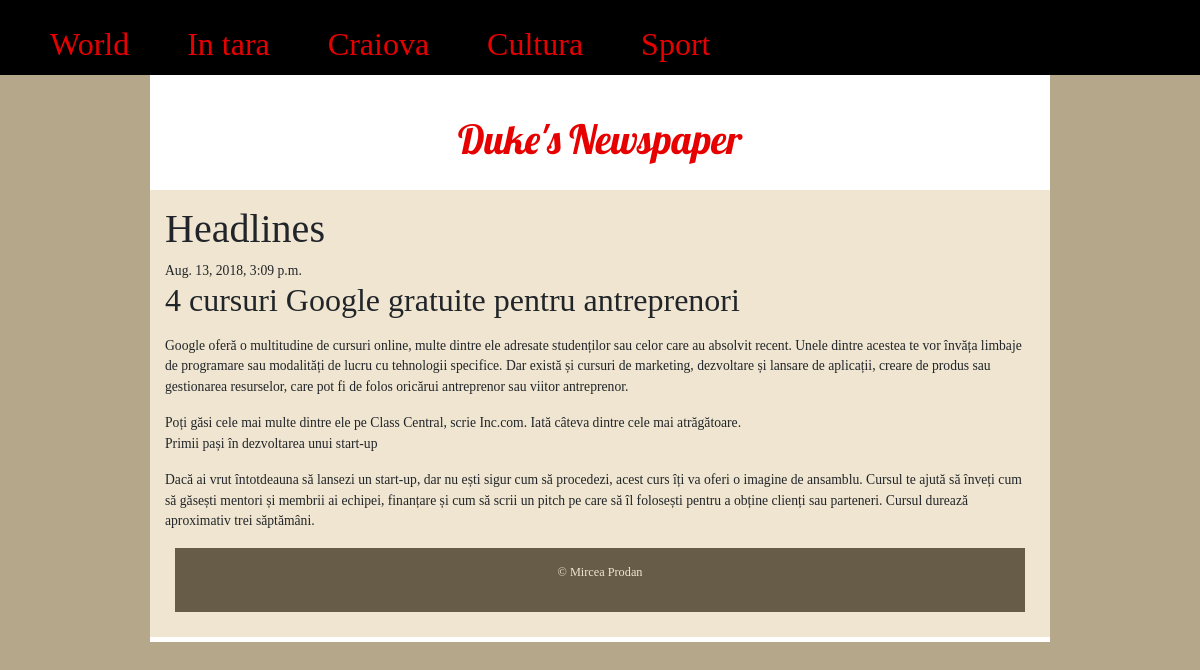
The app's page /post/2/ with its own data.
### news/models.py (models this page shows, shortened)
class Post(models.Model):
	author = models.ForeignKey('auth.User', on_delete=models.CASCADE)
	title = models.CharField(max_length=200)
	text = models.TextField()
	created_date= models.DateTimeField(default=timezone.now)
	published_date = models.DateTimeField(blank=True, null=True)

### news/views.py (the view)
# urls.py: path('post/<int:pk>/', views.post_detail, name='post_detail'),
def post_detail(request, pk):
	post = get_object_or_404(Post, pk=pk)
	return render(request, 'news/post_detail.html', {'post':post})

### news/templates/news/post_detail.html
{% extends 'news/base.html' %}
{% block content %}
<div>
	{% if post.published_date %}
		{{ post.published_date }}
	{% endif %}
	<h2>{{ post.title }}</h2>
	<p>{{ post.text|linebreaks }}</p>
</div>
{% endblock %}

### news/static/css/news.css (style rules this page uses)
* { margin: 0; padding: 0; box-sizing: border-box; }
body { background-color:#b5a789; font-family: Georgia; font-size:small; margin: 0; }

### records on screen
Post: published_date "Aug. 13, 2018, 3:09 p.m.", title "4 cursuri Google gratuite pentru antreprenori", text "Google oferă o multitudine de cursuri online, multe dintre ele adresate studenților sau celor care au absolvit recent. Unele dintre acestea te vor învăța limbaje de programare sau modalități de lucru cu tehnologii specifice. Dar există și cursuri de marketing, dezvoltare și lansare de aplicații, creare de produs sau gestionarea resurselor, care pot fi de folos oricărui antreprenor sau viitor antreprenor. Poți găsi cele mai multe dintre ele pe Class Central, scrie Inc.com. Iată câteva dintre cele mai atrăgătoare. Primii pași în dezvoltarea unui start-up Dacă ai vrut întotdeauna să lansezi un start-up, dar nu ești sigur cum să procedezi, acest curs îți va oferi o imagine de ansamblu. Cursul…"
